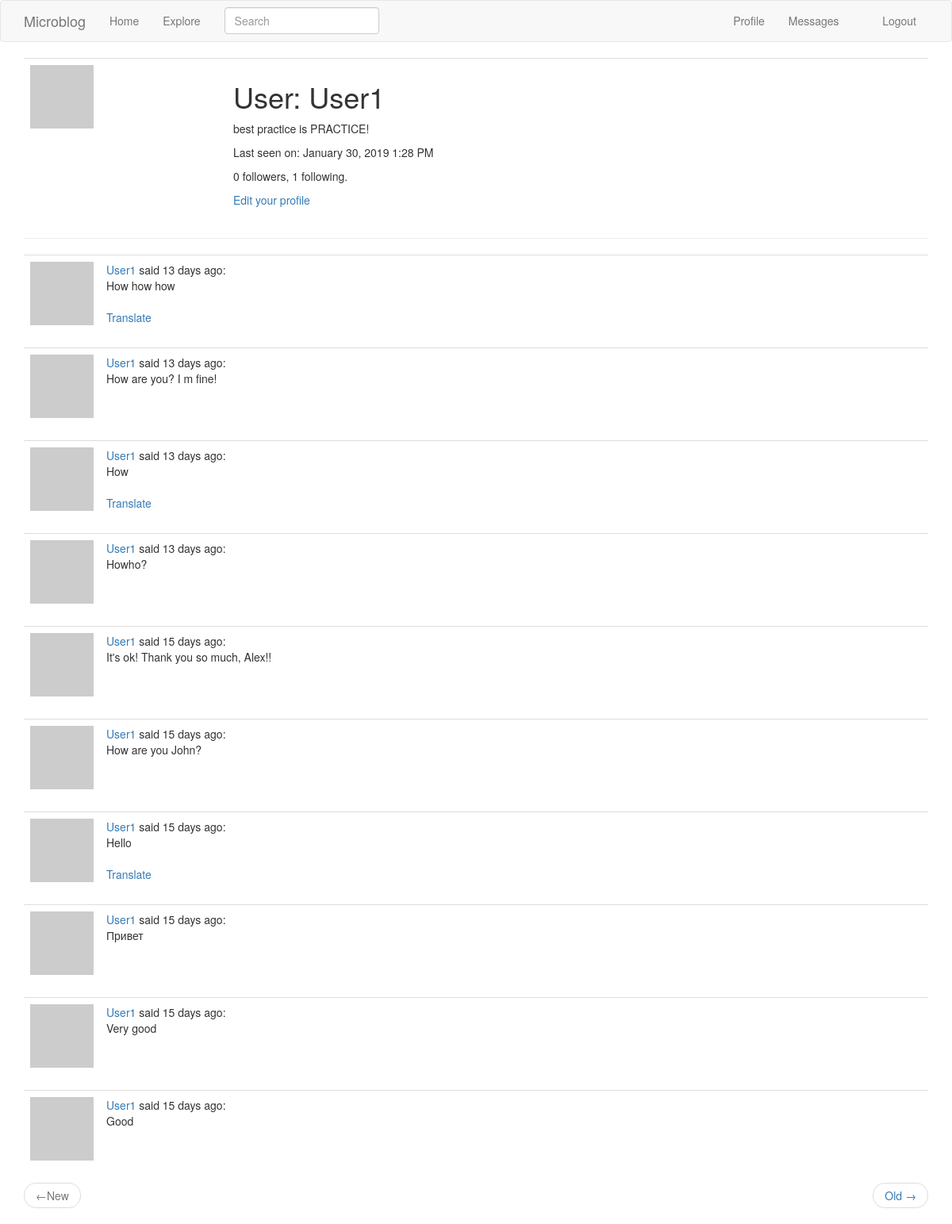
Page /user/User1 (signed in) on the earlier database version.
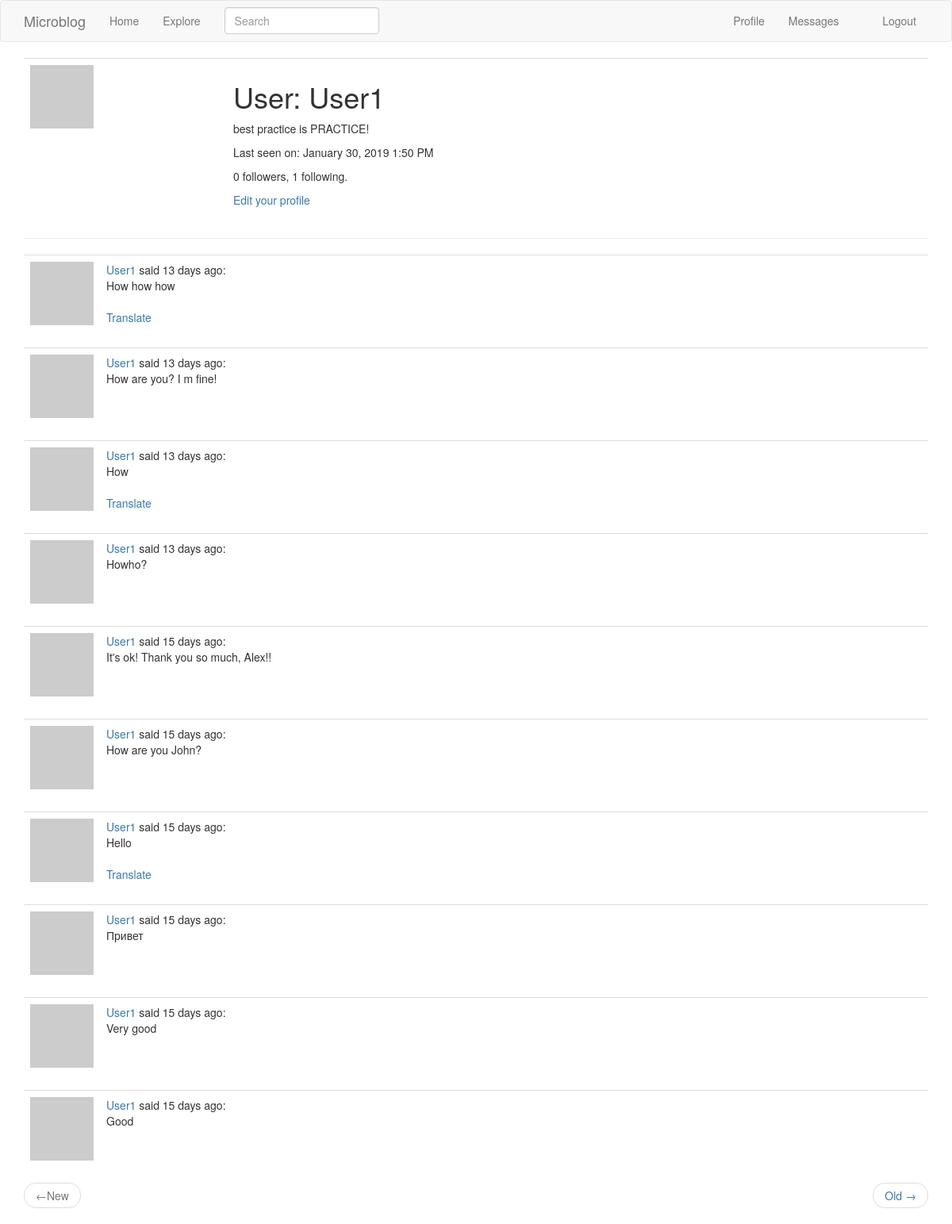
Same page on the later database version.
### app/models.py (models this page shows, shortened)
class User(UserMixin, db.Model):
    id                      = db.Column(db.Integer, primary_key=True)
    username                = db.Column(db.String(64), index=True, unique=True)
    email                   = db.Column(db.String(120), index=True, unique=True)
    password_hash           = db.Column(db.String(128))
    about_me                = db.Column(db.String(140))
    last_seen               = db.Column(db.DateTime, default=datetime.utcnow)
    last_message_read_time  = db.Column(db.DateTime)
    posts       = db.relationship('Post', backref='author', lazy='dynamic')
    followed    = db.relationship('User', secondary=followers,
                                primaryjoin=(followers.c.follower_id == id),
                                secondaryjoin=(followers.c.followed_id == id),
                                backref=db.backref('followers', lazy='dynamic'),
                                lazy='dynamic')
    messages_sent = db.relationship('Message',
                                    foreign_keys='Message.sender_id',
                                    backref='author',
                                    lazy='dynamic')
    messages_recieved = db.relationship('Message',
                                        foreign_keys='Message.recipient_id',
                                        backref='recipient',
                                        lazy='dynamic')
    notifications = db.relationship('Notification', backref='user', lazy='dynamic')
    def avatar(self, size):
        digest = md5(self.email.lower().encode('utf-8')).hexdigest()
        return 'https://www.gravatar.com/avatar/{}?d=identicon&s={}'.format(digest, size)
    def new_messages(self):
        last_read_time = self.last_message_read_time or datetime(1900, 1, 1)
        return Message.query.filter_by(recipient=self).filter(Message.timestamp > last_read_time).count()

class SearchableMixin(object):
    @classmethod
    def before_commit(cls, session):
        session._changes = {
            'add': list(session.new),
            'update': list(session.dirty),
            'delete': list(session.deleted)
        }
    @classmethod
    def after_commit(cls, session):
        for obj in session._changes['add']:
            if isinstance(obj, SearchableMixin):
                add_to_index(obj.__tablename__, obj)
        for obj in session._changes['update']:
            if isinstance(obj, SearchableMixin):
                add_to_index(obj.__tablename__, obj)
        for obj in session._changes['delete']:
            if isinstance(obj, SearchableMixin):
                remove_from_index(obj.__tablename__, obj)
        session._changes = None

class Post(SearchableMixin, db.Model):
    __searchable__ = ['body']
    id          = db.Column(db.Integer, primary_key=True)
    body        = db.Column(db.String(140))
    timestamp   = db.Column(db.DateTime, index=True, default=datetime.utcnow)
    user_id     = db.Column(db.Integer, db.ForeignKey('user.id'))
    language    = db.Column(db.String(5))

### app/main/routes.py (the view)
@bp.route('/user/<username>')
@login_required
def user(username):
    user = User.query.filter_by(username=username).first_or_404()
    page = request.args.get('page', 1, type=int)
    posts = user.posts.order_by(Post.timestamp.desc()).paginate(page, current_app.config['POST_PER_PAGE'], False)
    next_url    = url_for('main.user', username=user.username, page=posts.next_num) if posts.has_next else None
    prev_url    = url_for('main.user', username=user.username, page=posts.prev_num) if posts.has_prev else None
    return render_template('user.html', user=user, posts=posts.items, next_url=next_url, prev_url=prev_url)

### app/main/forms.py
class SearchForm(FlaskForm):
    q = StringField(_l('Search'), validators=[DataRequired()])
    def __init__(self, *args, **kwargs):
        if 'formdata' not in kwargs:
            kwargs['formdata'] = request.args
        if 'csrf_enabled' not in kwargs:
            kwargs['csrf_enabled'] = False
        super(SearchForm, self).__init__(*args, **kwargs)

### app/main/routes.py (called while the page is built)
@bp.before_app_request
def before_request():
    if current_user.is_authenticated:
        current_user.last_seen = datetime.utcnow()
        db.session.commit()
        g.search_form = SearchForm()
    g.locale = str(get_locale())

### app/models.py (called while the page is built)
@login.user_loader
def load_user(id):
    return User.query.get(int(id))

### app/templates/user.html (shortened to what this page needs)
{% extends "base.html" %}
{% block app_content %}
    <table class="table table-hover">
        <tr>
            <td width='256px'><img src="{{ user.avatar(128) }}" alt=""></td>
            <td>
                <h1>User: {{ user.username }}</h1>
                {% if user.about_me %}<p>{{ user.about_me }}</p>{% endif %}
                {% if user.last_seen %}<p>Last seen on: {{ moment(user.last_seen).format('LLL') }}</p>{% endif %}
                <p>{{ user.followers.count() }} followers, {{ user.followed.count() }} following.</p>
                {% if user == current_user %}
                    <p><a href="{{ url_for('main.edit_profile') }}">Edit your profile</a></p>
                {% elif not current_user.is_following(user) %}
                    <p><a href="{{ url_for('main.follow', username=user.username) }}">Follow</a></p>
                {% else %}
                    <p><a href="{{ url_for('main.unfollow', username=user.username) }}">Unfollow</a></p>
                {% endif %}
            </td>
        </tr>
    </table>
    <hr>
    {% for post in posts %}
        {% include '_post.html' %}
    {% endfor %}
    <nav aria-label="...">
        <ul class="pager">
            <li class="previous{% if not prev_url %} disabled{% endif %}">
                <a href="{{ prev_url or '#' }}">
                    <span aria-hidden="true">&larr;</span>New
                </a>
            </li>
            <li class="next{% if not next_url %} disabled{% endif %}">
                <a href="{{ next_url or '#' }}">
                    Old <span aria-hidden="true">&rarr;</span>
                </a>
            </li>
        </ul>
    </nav>
{% endblock %}

### app/templates/base.html (shortened to what this page needs)
{% extends 'bootstrap/base.html' %}
{% block navbar %}
    <nav class="navbar navbar-default">
        <div class="container">
            <div class="navbar-header">
                <a class="navbar-brand" href="{{ url_for('main.index') }}">Microblog</a>
            </div>
            <div class="collapse navbar-collapse" id="bs-example-navbar-collapse-1">
                <ul class="nav navbar-nav">
                    <li><a href="{{ url_for('main.index') }}">Home</a></li>
                    <li><a href="{{ url_for('main.explore') }}">Explore</a></li>
                </ul>
                {% if g.search_form %}
                    <form class="navbar-form navbar-left" method="GET" action="{{ url_for('main.search') }}">
                        <div class="form-group">
                            {{ g.search_form.q(size=20, class='form-control', placeholder=g.search_form.q.label.text) }}
                        </div>
                    </form>
                {% endif %}
                <ul class="nav navbar-nav navbar-right">
                    {% if current_user.is_anonymous %}
                        <li><a href="{{ url_for('auth.login') }}">Login</a></li>
                    {% else %}
                        <li><a href="{{ url_for('main.user', username=current_user.username) }}">Profile</a></li>
                        <li>
                            <a href="{{ url_for('main.messages') }}">Messages
                                {% set new_messages = current_user.new_messages() %}
                            </a>
                        </li>
                        <li><a href="{{ url_for('auth.logout') }}">Logout</a></li>
                    {% endif %}
                </ul>
            </div>
        </div>
    </nav>
{% endblock %}
{% block content %}
    <div class="container">
        {% block app_content %}{% endblock %}
    </div>
{% endblock %}

### app/templates/_post.html
<table class="table table-hover">
    <tr>
        <td width='50px'>
            <a href="{{ url_for('main.user', username=post.author.username) }}">
                <img src="{{ post.author.avatar(50) }}" />
            </a>
        </td>
        <td>
            <span class="user_popup">
                <a href="{{ url_for('main.user', username=post.author.username) }}">{{ post.author.username }}</a>
            </span>
            said {{ moment(post.timestamp).fromNow() }}:
            <br><span id="post{{ post.id }}">{{ post.body }}</span>
            {% if post.language and post.language != g.locale %}
                <br><br>
                <span id="translation{{ post.id }}">
                    <a href="javascript:translate(
                                                '#post{{ post.id }}',
                                                '#translation{{ post.id }}',
                                                '{{ post.language }}',
                                                '{{ g.locale }}');">{{ _('Translate') }}</a>
                </span>
            {% endif %}
        </td>
    </tr>
</table>

Differences in the rows shown:
changed User "User1": last_seen "January 30, 2019 1:28 PM" → "January 30, 2019 1:50 PM"
